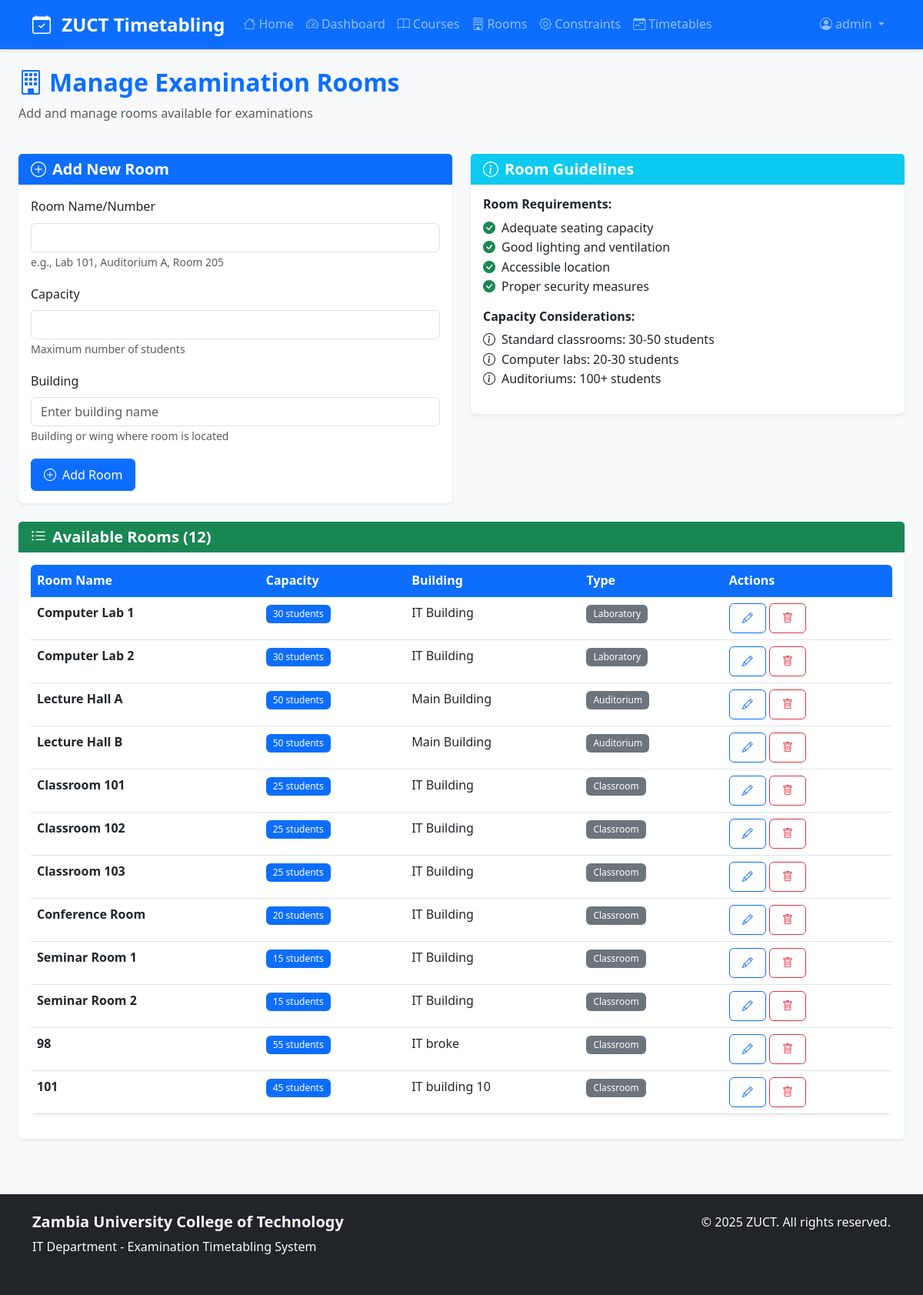
/rooms (signed in), run on the app's committed database.
### models.py (models this page shows, shortened)
class User(UserMixin, db.Model):
    __tablename__ = 'user'
    id = db.Column(db.Integer, primary_key=True)
    username = db.Column(db.String(80), unique=True, nullable=False)
    email = db.Column(db.String(120), unique=True, nullable=False)
    password_hash = db.Column(db.String(255), nullable=False)
    role = db.Column(db.String(20), default='user')  # admin, user
    created_at = db.Column(db.DateTime, default=datetime.utcnow)
    oauth_provider = db.Column(db.String(50), nullable=True)  # google, facebook, github, microsoft
    oauth_provider_id = db.Column(db.String(100), nullable=True)
    full_name = db.Column(db.String(200), nullable=True)
    avatar_url = db.Column(db.String(500), nullable=True)
    __table_args__ = (
        db.UniqueConstraint('oauth_provider', 'oauth_provider_id', name='uq_oauth_provider_id'),
    )

class Room(db.Model):
    __tablename__ = 'room'
    id = db.Column(db.Integer, primary_key=True)
    name = db.Column(db.String(100), nullable=False)
    capacity = db.Column(db.Integer, nullable=False)
    building = db.Column(db.String(100), default='Main Building')
    room_type = db.Column(db.String(50), default='Classroom')  # Classroom, Lab, Auditorium
    facilities = db.Column(db.Text)  # JSON string of available facilities
    created_at = db.Column(db.DateTime, default=datetime.utcnow)
    exams = db.relationship('Exam', backref='room', lazy=True)

### app.py (the view, shortened to what this page needs)
@app.route('/rooms', methods=['GET', 'POST'])
@login_required
def manage_rooms():
    rooms = Room.query.all()
    return render_template('rooms.html', rooms=rooms)

### app.py (called while the page is built)
@login_manager.user_loader
def load_user(user_id):
    return User.query.get(int(user_id))

### templates/rooms.html (shortened to what this page needs)
{% extends "base.html" %}
{% block content %}
<div class="container-fluid">
    <div class="row mb-4">
        <div class="col-12">
            <h1 class="h2 fw-bold text-primary">
                <i class="bi bi-building me-2"></i>Manage Examination Rooms
            </h1>
            <p class="text-muted">Add and manage rooms available for examinations</p>
        </div>
    </div>
    <div class="row mb-4">
        <div class="col-lg-6">
            <div class="card border-0 shadow-sm">
                <div class="card-header bg-primary text-white">
                    <h5 class="mb-0">
                        <i class="bi bi-plus-circle me-2"></i>Add New Room
                    </h5>
                </div>
                <div class="card-body">
                    <form method="POST">
                        <div class="mb-3">
                            <label for="name" class="form-label">Room Name/Number</label>
                            <input type="text" class="form-control" id="name" name="name" required>
                            <small class="text-muted">e.g., Lab 101, Auditorium A, Room 205</small>
                        </div>
                        <div class="mb-3">
                            <label for="capacity" class="form-label">Capacity</label>
                            <input type="number" class="form-control" id="capacity" name="capacity" min="1" required>
                            <small class="text-muted">Maximum number of students</small>
                        </div>
                        <div class="mb-3">
                            <label for="building" class="form-label">Building</label>
                            <input type="text" class="form-control" id="building" name="building" placeholder="Enter building name" required>
                            <small class="text-muted">Building or wing where room is located</small>
                        </div>
                        <button type="submit" class="btn btn-primary">
                            <i class="bi bi-plus-circle me-2"></i>Add Room
                        </button>
                    </form>
                </div>
            </div>
        </div>
        <div class="col-lg-6">
            <div class="card border-0 shadow-sm">
                <div class="card-header bg-info text-white">
                    <h5 class="mb-0">
                        <i class="bi bi-info-circle me-2"></i>Room Guidelines
                    </h5>
                </div>
                <div class="card-body">
                    <h6>Room Requirements:</h6>
                    <ul class="list-unstyled">
                        <li><i class="bi bi-check-circle-fill text-success me-2"></i>Adequate seating capacity</li>
                        <li><i class="bi bi-check-circle-fill text-success me-2"></i>Good lighting and ventilation</li>
                        <li><i class="bi bi-check-circle-fill text-success me-2"></i>Accessible location</li>
                        <li><i class="bi bi-check-circle-fill text-success me-2"></i>Proper security measures</li>
                    </ul>
                    <h6>Capacity Considerations:</h6>
                    <ul class="list-unstyled">
                        <li><i class="bi bi-info-circle me-2"></i>Standard classrooms: 30-50 students</li>
                        <li><i class="bi bi-info-circle me-2"></i>Computer labs: 20-30 students</li>
                        <li><i class="bi bi-info-circle me-2"></i>Auditoriums: 100+ students</li>
                    </ul>
                </div>
            </div>
        </div>
    </div>
    <div class="row">
        <div class="col-12">
            <div class="card border-0 shadow-sm">
                <div class="card-header bg-success text-white">
                    <h5 class="mb-0">
                        <i class="bi bi-list-ul me-2"></i>Available Rooms ({{ rooms|length }})
                    </h5>
                </div>
                <div class="card-body">
                    {% if rooms %}
                    <div class="table-responsive">
                        <table class="table table-hover">
                            <thead class="table-light">
                                <tr>
                                    <th>Room Name</th>
                                    <th>Capacity</th>
                                    <th>Building</th>
                                    <th>Type</th>
                                    <th>Actions</th>
                                </tr>
                            </thead>
                            <tbody>
                                {% for room in rooms %}
                                <tr>
                                    <td>
                                        <strong>{{ room.name }}</strong>
                                    </td>
                                    <td>
                                        <span class="badge bg-primary">{{ room.capacity }} students</span>
                                    </td>
                                    <td>{{ room.building }}</td>
                                    <td>
                                        <span class="badge bg-secondary">{{ room.room_type }}</span>
                                    </td>
                                    <td>
                                        <button class="btn btn-sm btn-outline-primary" title="Edit">
                                            <i class="bi bi-pencil"></i>
                                        </button>
                                        <button class="btn btn-sm btn-outline-danger" title="Delete">
                                            <i class="bi bi-trash"></i>
                                        </button>
                                    </td>
                                </tr>
                                {% endfor %}
                            </tbody>
                        </table>
                    </div>
                    {% else %}
                    <div class="text-center py-4">
                        <i class="bi bi-building text-muted" style="font-size: 3rem;"></i>
                        <h5 class="text-muted mt-3">No rooms added yet</h5>
                        <p class="text-muted">Add your first examination room using the form above.</p>
                    </div>
                    {% endif %}
                </div>
            </div>
        </div>
    </div>
</div>
{% endblock %}

### templates/base.html (shortened to what this page needs)
<!DOCTYPE html>
<html lang="en">
<head>
    <link href="https://cdn.jsdelivr.net/npm/bootstrap@5.3.0/dist/css/bootstrap.min.css" rel="stylesheet">
    <link href="https://cdn.jsdelivr.net/npm/bootstrap-icons@1.10.0/font/bootstrap-icons.css" rel="stylesheet">
    <link href="{{ url_for('static', filename='css/style.css') }}" rel="stylesheet">
</head>
<body>
    <nav class="navbar navbar-expand-lg navbar-dark bg-primary">
        <div class="container">
            <a class="navbar-brand fw-bold" href="{{ url_for('home') }}">
                <i class="bi bi-calendar-check me-2"></i>
                ZUCT Timetabling
            </a>
            <div class="collapse navbar-collapse" id="navbarNav">
                <ul class="navbar-nav me-auto">
                    <li class="nav-item">
                        <a class="nav-link" href="{{ url_for('home') }}">
                            <i class="bi bi-house me-1"></i>Home
                        </a>
                    </li>
                    {% if current_user.is_authenticated %}
                    <li class="nav-item">
                        <a class="nav-link" href="{{ url_for('dashboard') }}">
                            <i class="bi bi-speedometer2 me-1"></i>Dashboard
                        </a>
                    </li>
                    <li class="nav-item">
                        <a class="nav-link" href="{{ url_for('manage_courses') }}">
                            <i class="bi bi-book me-1"></i>Courses
                        </a>
                    </li>
                    <li class="nav-item">
                        <a class="nav-link" href="{{ url_for('manage_rooms') }}">
                            <i class="bi bi-building me-1"></i>Rooms
                        </a>
                    </li>
                    <li class="nav-item">
                        <a class="nav-link" href="{{ url_for('manage_constraints') }}">
                            <i class="bi bi-gear me-1"></i>Constraints
                        </a>
                    </li>
                    <li class="nav-item">
                        <a class="nav-link" href="{{ url_for('view_timetables') }}">
                            <i class="bi bi-calendar-week me-1"></i>Timetables
                        </a>
                    </li>
                    {% endif %}
                </ul>
                <ul class="navbar-nav">
                    {% if current_user.is_authenticated %}
                    <li class="nav-item dropdown">
                        <a class="nav-link dropdown-toggle" href="#" role="button" data-bs-toggle="dropdown">
                            <i class="bi bi-person-circle me-1"></i>{{ current_user.username }}
                        </a>
                    </li>
                    {% endif %}
                </ul>
            </div>
        </div>
    </nav>
    <main class="container-fluid py-4">
        {% block content %}{% endblock %}
    </main>
    <footer class="bg-dark text-light py-4 mt-5">
        <div class="container">
            <div class="row">
                <div class="col-md-6">
                    <h5>Zambia University College of Technology</h5>
                    <p class="mb-0">IT Department - Examination Timetabling System</p>
                    <small class="text-muted">Powered by Advanced Optimization Algorithms</small>
                </div>
                <div class="col-md-6 text-md-end">
                    <p class="mb-0">© 2025 ZUCT. All rights reserved.</p>
                    <small class="text-muted">Research Project: Hybrid GA + SA Optimization</small>
                </div>
            </div>
        </div>
    </footer>
</body>
</html>

### static/css/style.css (style rules this page uses)
:root { --primary-color: #0d6efd; --secondary-color: #6c757d; --success-color: #198754; --warning-color: #ffc107; --danger-color: #dc3545; --info-color: #0dcaf0; --light-color: #f8f9fa; --dark-color: #212529; --border-radius: 0.375rem; --box-shadow: 0 0.125rem 0.25rem rgba(0, 0, 0, 0.075); --transition: all 0.3s ease; }
* { box-sizing: border-box; }
body { font-family: 'Segoe UI', Tahoma, Geneva, Verdana, sans-serif; line-height: 1.6; color: var(--dark-color); background-color: #f8f9fa; }
h1, h2, h3, h4, h5, h6 { font-weight: 600; line-height: 1.2; }
.navbar { box-shadow: 0 2px 4px rgba(0, 0, 0, 0.1); }
.navbar-brand { font-weight: 700; font-size: 1.5rem; }
.nav-link { font-weight: 500; transition: var(--transition); }
.card { border: none; border-radius: var(--border-radius); box-shadow: var(--box-shadow); transition: var(--transition); }
.card-header { border-bottom: none; font-weight: 600; }
.btn { border-radius: var(--border-radius); font-weight: 500; transition: var(--transition); padding: 0.5rem 1rem; }
.form-control, .form-select { border-radius: var(--border-radius); border: 1px solid #dee2e6; transition: var(--transition); }
.badge { font-weight: 500; padding: 0.5em 0.75em; }
.table { background-color: white; border-radius: var(--border-radius); overflow: hidden; box-shadow: var(--box-shadow); }
.table thead th { background-color: var(--primary-color); color: white; border: none; font-weight: 600; }

### data on the page
User: username "admin"
Room: name "Computer Lab 1", capacity "30", building "IT Building", room_type "Laboratory"
Room: name "Computer Lab 2", capacity "30", building "IT Building", room_type "Laboratory"
Room: name "Lecture Hall A", capacity "50", building "Main Building", room_type "Auditorium"
Room: name "Lecture Hall B", capacity "50", building "Main Building", room_type "Auditorium"
Room: name "Classroom 101", capacity "25", building "IT Building", room_type "Classroom"
Room: name "Classroom 102", capacity "25", building "IT Building", room_type "Classroom"
Room: name "Classroom 103", capacity "25", building "IT Building", room_type "Classroom"
Room: name "Conference Room", capacity "20", building "IT Building", room_type "Classroom"
Room: name "Seminar Room 1", capacity "15", building "IT Building", room_type "Classroom"
Room: name "Seminar Room 2", capacity "15", building "IT Building", room_type "Classroom"
Room: name "98", capacity "55", building "IT broke", room_type "Classroom"
Room: name "101", capacity "45", building "IT building 10", room_type "Classroom"

### other printed values
{{ rooms|length }} "12"
